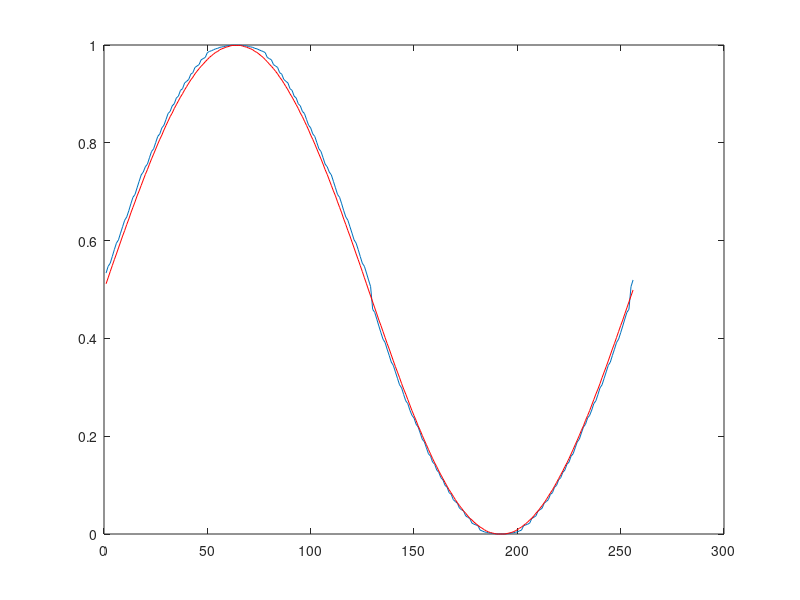
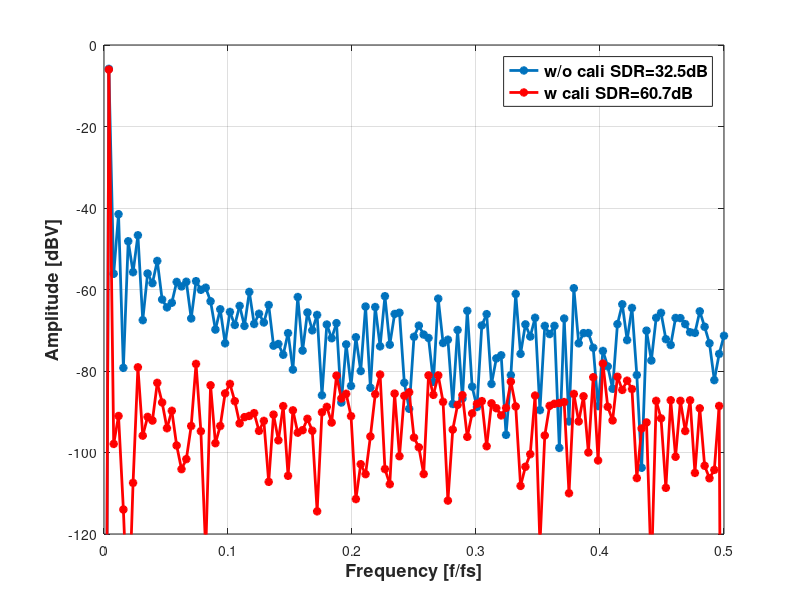
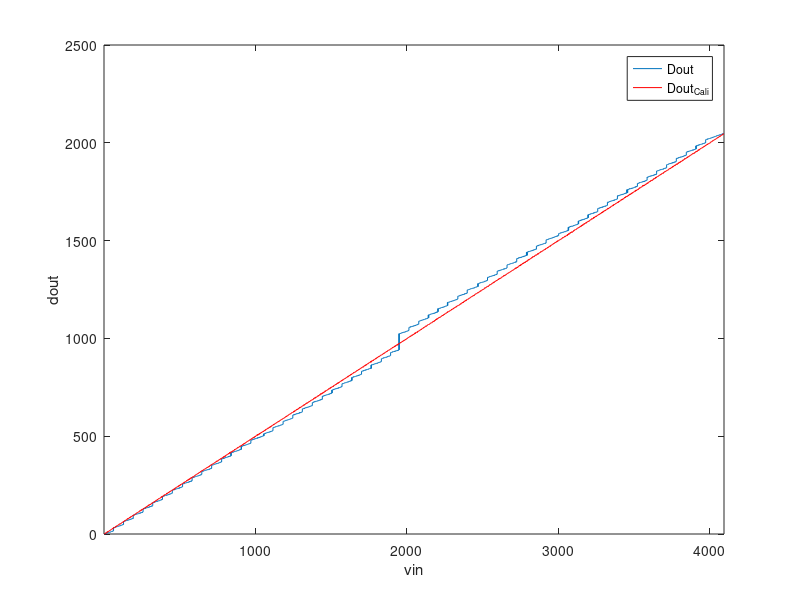

The MATLAB script that drew these images, in order:
clear all;
close all;
vin=1;
vrefp=1.25;
vrefn=0.75;
vcm=1;
v0=1;
%cp = [1 1.875 4 7.875 14.75 15.875 31.75 65.875 127.375 255 480.5];
cp = [1 2.25 3.375 7.785 14.625 15.75 31.875 63.5 127.875 259.5 480.25];
cn = cp;
ctot_p = sum(cp) +1;
ctot_n = ctot_p;

bit=11;
lsb=5;
msb=bit-lsb;
number_c=2^msb+2^lsb+1;%lsb:[1 1 2 4 8 16]; msb[1 2 4 8 16 30] bridge:2
b_extra=3; % extra bits for foreground cali
N=bit+b_extra;

    j=1;
    k=0;
    while j<=bit;
        din=k;
        vin=(din/2^N)*2*(vrefp-vrefn)+v0-(vrefp-vrefn);
        vx(1)=vcm-vin+cp(bit)/ctot_p*vrefp+(ctot_p-cp(bit))/ctot_p*vrefn;
        vy(1)=vcm-v0+cn(bit)/ctot_n*vrefn+(ctot_n-cn(bit))/ctot_n*vrefp;
        for i=1:bit;

            if vx(i)>=vy(i);
                dout(i)=0;
                if i<bit;
                    vx(i+1)=vx(i)-(cp(bit-i+1)-cp(bit-i))/ctot_p*vrefp+(cp(bit-i+1)-cp(bit-i))/ctot_p*vrefn;
                    vy(i+1)=vy(i)-(cn(bit-i+1)-cn(bit-i))/ctot_n*vrefn+(cn(bit-i+1)-cn(bit-i))/ctot_n*vrefp;
                end
            else
                dout(i)=1;
                if i<bit;
                    vx(i+1)=vx(i)+cp(bit-i)/ctot_p*vrefp-cp(bit-i)/ctot_p*vrefn;
                    vy(i+1)=vy(i)+cn(bit-i)/ctot_n*vrefn-cn(bit-i)/ctot_n*vrefp;
                end
            end
        end
        dout_dec=0;
        for i=1:bit;
            dout_dec=dout_dec+2^(bit-i)*dout(i);
        end
        %dout_dec
        if dout_dec>=2^(j-1);
            c(j)=din/2^b_extra;
    %         if 2^b_extra*2^(j-1)-201>=1
    %             k=k+2^b_extra*2^(j-1)-201;
    %         end
            j=j+1;
        else
            k=k+1;
        end
    end
    c
    NN=256;
    for j=1:NN;
        vin_test(j)=0.5*sin(2*pi*j/NN)+v0;
        vx(1)=vcm-vin_test(j)+cp(bit)/ctot_p*vrefp+(ctot_p-cp(bit))/ctot_p*vrefn;
        vy(1)=vcm-v0+cn(bit)/ctot_n*vrefn+(ctot_n-cn(bit))/ctot_n*vrefp;
        for i=1:bit;
            if vx(i)>=vy(i);
                dout(i)=0;
                if i<bit;
                    vx(i+1)=vx(i)-(cp(bit-i+1)-cp(bit-i))/ctot_p*vrefp+(cp(bit-i+1)-cp(bit-i))/ctot_p*vrefn;
                    vy(i+1)=vy(i)-(cn(bit-i+1)-cn(bit-i))/ctot_n*vrefn+(cn(bit-i+1)-cn(bit-i))/ctot_n*vrefp;
                end
            else
                dout(i)=1;
                if i<bit;
                    vx(i+1)=vx(i)+cp(bit-i)/ctot_p*vrefp-cp(bit-i)/ctot_p*vrefn;
                    vy(i+1)=vy(i)+cn(bit-i)/ctot_n*vrefn-cn(bit-i)/ctot_n*vrefp;
                end
            end
        end
        dout_dec=0;
        for i=1:bit;
            dout_dec=dout_dec+2^(bit-i)*dout(i);
        end
        dout_test(j)=dout_dec/2^bit;
        dout_rev(j)=floor(dout*(fliplr(c))')/2^bit;
    end  
     figure;
     plot(dout_test);
     hold on;
     plot(dout_rev,'r');
    dout_ideal=dec2bin((vin-0.15)*2^bit)
    %c

    spectrum = abs(fft(dout_test(1:end)));
    spectrum = 2/NN*spectrum(1:NN/2+1);
    spectrum(1)=0;
    spectrumdb = 20*log10(spectrum+eps);
    frequency = 1/NN * (0:length(spectrumdb)-1);

    [fund, fundidx] = max(spectrum);
    funddb=20*log10(fund);
    spec_nodc_nofund = [spectrum(2:fundidx-1); spectrum(fundidx+1:end)];
    [spur, spuridx] = max (spec_nodc_nofund);
    
    sfdrdb = funddb-20*log10(spur);
    sndr = norm(fund)/norm(spec_nodc_nofund);
    sndrdb=20*log10(sndr);
    funddb=20*log10(norm(fund));
    nofunddb=20*log(norm(spec_nodc_nofund));
    norm(fund);
    norm(spec_nodc_nofund);
    HD2=spectrumdb(2*8);
    HD3=spectrumdb(3*8);
    HD4=spectrumdb(4*8);
    figure;
    plot(frequency, spectrumdb, '*-', 'linewidth', 2);
    string1=sprintf('w/o cali SDR=%0.3gdB',sndrdb);
%     string = sprintf('Fundamental=%0.3gdBV, SNDR=%0.3gdB, SFDR=%0.3gdB \n HD2=%0.3gdBV, HD3=%0.3gdBV, HD4=%0.3gdBV', funddb, sndrdb, sfdrdb, HD2, HD3, HD4)
%     title(string);
    xlabel('Frequency [f/fs]');
    ylabel('Amplitude [dBV]');
    axis([0 0.5 -120 0]);
    grid;
    sndr_ori(1)=sndrdb;

    spectrum = abs(fft(dout_rev(1:end)));
    spectrum = 2/NN*spectrum(1:NN/2+1);
    spectrum(1)=0;
    spectrumdb = 20*log10(spectrum+eps);
    frequency = 1/NN * (0:length(spectrumdb)-1);

    [fund, fundidx] = max(spectrum);
    funddb=20*log10(fund);
    spec_nodc_nofund = [spectrum(2:fundidx-1); spectrum(fundidx+1:end)];
    [spur, spuridx] = max (spec_nodc_nofund);
    
    sfdrdb = funddb-20*log10(spur);
    sndr = norm(fund)/norm(spec_nodc_nofund);
    sndrdb=20*log10(sndr);
    funddb=20*log10(norm(fund));
    nofunddb=20*log(norm(spec_nodc_nofund));
    norm(fund);
    norm(spec_nodc_nofund);
    HD2=spectrumdb(2*8);
    HD3=spectrumdb(3*8);
    HD4=spectrumdb(4*8);
    spectrumdb_rec=spectrumdb;
%     figure;
    hold on;
    plot(frequency, spectrumdb_rec, '*-r', 'linewidth', 2);
    string2=sprintf('w cali SDR=%0.3gdB',sndrdb);
    h=legend(string1,string2,'fontweight','bold','fontSize',13);
    set(h,'FontSize',12,'fontweight','bold');
%     string = sprintf('Fundamental=%0.3gdBV, SNDR=%0.3gdB, SFDR=%0.3gdB \n HD2=%0.3gdBV, HD3=%0.3gdBV, HD4=%0.3gdBV', funddb, sndrdb, sfdrdb, HD2, HD3, HD4)
%     title(string);
    xlabel('Frequency [f/fs]','fontweight','bold','fontSize',13);
    ylabel('Amplitude [dBV]','fontweight','bold','fontSize',13);

    axis([0 0.5 -120 0]);
    sndr_cor(1)=sndrdb;

NN=1024*4;
for j=1:NN;
    vin_test(i)=v0-(vrefp-vrefn)+j/NN+normrnd(0,350e-6);
    vx(1)=vcm-vin_test(i)+cp(bit)/ctot_p*vrefp+(ctot_p-cp(bit))/ctot_p*vrefn;
    vy(1)=vcm-v0+cn(bit)/ctot_n*vrefn+(ctot_n-cn(bit))/ctot_n*vrefp;
    for i=1:bit;
        if vx(i)>=vy(i);
            dout(i)=0;
            if i<bit;
                vx(i+1)=vx(i)-(cp(bit-i+1)-cp(bit-i))/ctot_p*vrefp+(cp(bit-i+1)-cp(bit-i))/ctot_p*vrefn;
                vy(i+1)=vy(i)-(cn(bit-i+1)-cn(bit-i))/ctot_n*vrefn+(cn(bit-i+1)-cn(bit-i))/ctot_n*vrefp;
            end
        else
            dout(i)=1;
            if i<bit;
                vx(i+1)=vx(i)+cp(bit-i)/ctot_p*vrefp-cp(bit-i)/ctot_p*vrefn;
                vy(i+1)=vy(i)+cn(bit-i)/ctot_n*vrefn-cn(bit-i)/ctot_n*vrefp;
            end
        end
    end
    dout_dec=0;
    for i=1:bit;
        dout_dec=dout_dec+2^(bit-i)*dout(i);
    end
    dout_test(j)=dout_dec;
    dout_rev(j)=floor(dout*(fliplr(c))');
end  
 figure;
 stairs(1:NN,dout_test);
 hold on;
 stairs(1:NN,dout_rev,'r');
 xlabel('vin');
 ylabel('dout');
 xlim([1 NN]);
 legend('Dout','Dout_{Cali}');
% figure;
% bar(1:m,sndr_cor,'r');
% hold on;
% bar(1:m,sndr_ori);
% 
% cor_mean=sum(sndr_cor)/M
% stdev_cor = sqrt(sum((sndr_cor-cor_mean).^2/M))
% ori_mean=sum(sndr_ori)/M
% stdev_ori = sqrt(sum((sndr_ori-ori_mean).^2/M))